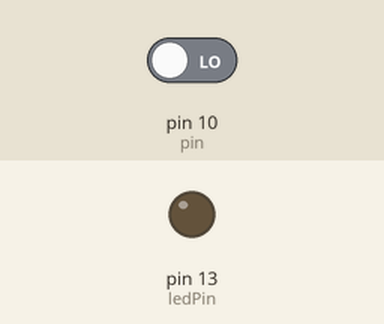
Recording of a sketch running on a simulated Arduino Uno, built with avr-gcc and run on an emulated ATmega328P. On the bench: output pins drawn as LEDs (lit = HIGH). The test bench sets the inputs (shaded band); at power-on: pin 10 (pin) LOW. What the sketch prints to the serial monitor is not drawn.

Above: at 1.2 s.
1.3 s: pin 10 (pin) driven HIGH
At 2.2 s:
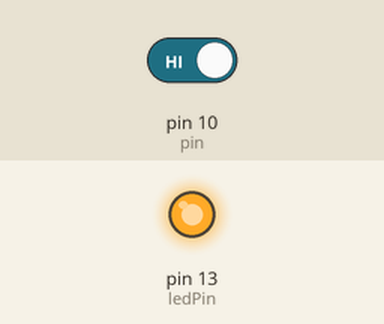
2.8 s: pin 10 (pin) driven LOW
At 3.4 s:
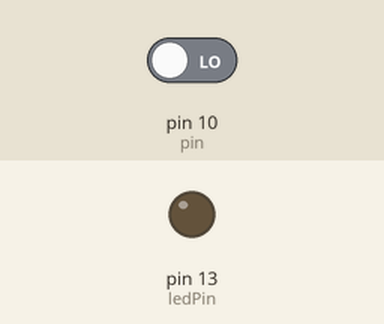
Timing chart, 0 to 5.8 s (numbered marks = the images above; inputs shaded):
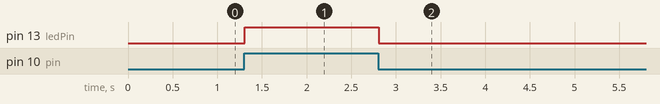

Measured:
- after the input at 1.3 s, pin 13 (ledPin): LOW → HIGH at once
- after the input at 2.8 s, pin 13 (ledPin): HIGH → LOW at once

The sketch:

lab_tcrt5000.ino
```cpp
/*
TCRT5000红外反射光电开关寻迹传感器模块
 浅色 - 0 输出低电平
 黑色 -1  输出高电平
*/

int ledPin = 13;  //定义数字接口13为LED输出接口
int pin = 10;  //   定义数字检测接口pin0(out)
int val;  //定义变量

void setup(){
  pinMode(ledPin, OUTPUT);  //设定数字接口13为输出接口
  Serial.begin(9600);  //设置串口波特率为9600kbps
}

void loop(){

  val = digitalRead(pin);  //读取模拟接口的值
  Serial.println(val);  //输出模拟接口的值
  if (val == 1)  //如果Pin10检测的值为高电平，点亮LED
  {
    digitalWrite(ledPin, HIGH);
  }  else  //如果为低电平熄灭LED
  {
    digitalWrite(ledPin, LOW);
  }
}
```
